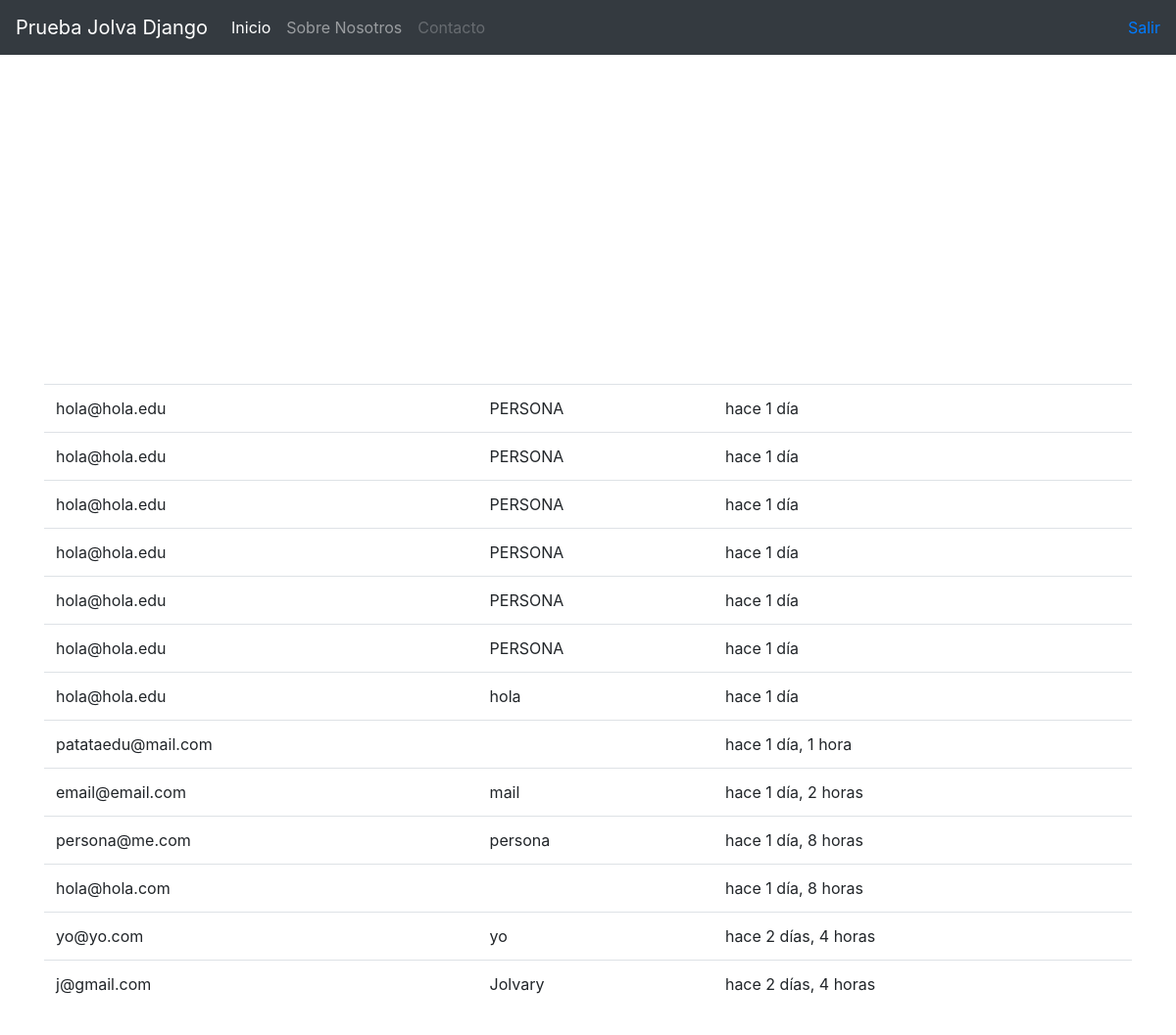
The app's page / (signed in) with its own data.
### boletin/models.py (models this page shows, shortened)
class Registrado(models.Model):
	nombre = models.CharField(max_length=100, blank=True) #Al tener puesto el null como True daba un error y no me permitía dejar el nombre en blanco.
	email = models.EmailField()
	timestamp =  models.DateTimeField(auto_now_add=True, auto_now=False)
	def __str__(self):
		return self.email

### boletin/views.py (the view, shortened to what this page needs)
# urls.py: url(r'^$', views.inicio, name='inicio'),
def inicio(request):
	titulo = "HOLA"
	if request.user.is_authenticated:
		titulo = "Bienvenido %s" %(request.user)
	form = RegModelForm(request.POST or None)
	context = {
		"titulo": titulo,
		"el_form": form,
			}
	if request.user.is_authenticated() and request.user.is_staff:
		i = 1
		for instance in Registrado.objects.all():
			print(i)
			print(instance.nombre)
			i += 1
		queryset = Registrado.objects.all().order_by("-timestamp") #.filter(nombre__iexact="karlita")
		context = {
			"queryset": queryset,
		}
	return render(request, "inicio.html", context)

### templates/inicio.html (shortened to what this page needs)
{% extends "base.html" %}
{% load crispy_forms_tags %}
{% load static %}
{% block jumbotron %}
{% if request.user.is_staff %}
<div class='container'>
<table class='table'>
  {% for instance in queryset %}
  <tr><td>{{ instance }}</td><td>{{ instance.nombre }}</td><td>hace {{ instance.timestamp|timesince }}</td></tr><br/>
  {% endfor %}
</table>
</div>
{% endif %}
{% endblock %}

### templates/base.html (shortened to what this page needs)
<!doctype html>
{% load static %}
<html lang="en">
  <head>
{% include "head_css.html" %}
  </head>
  <body>
{% include "navbar.html" %}
<div class="container-fluid">
{% block jumbotron %}
{% endblock %}
    </div>
  </body>
</html>

### templates/head_css.html (shortened to what this page needs)
{% load static %}
    <link href="{% static 'css/bootstrap.min.css' %}" rel="stylesheet">
    <link rel="stylesheet" href="https://use.fontawesome.com/releases/v5.0.13/css/all.css">
    <link href="{% static 'navbar-top.css' %}" rel="stylesheet">

### templates/navbar.html (shortened to what this page needs)
<nav class="navbar navbar-expand-md navbar-dark bg-dark mb-4">
      <a class="navbar-brand" href="#">Prueba Jolva Django</a>
      <div class="collapse navbar-collapse" id="navbarCollapse">
        <ul class="navbar-nav mr-auto">
          <li class="nav-item active">
            <a class="nav-link" href="/">Inicio <span class="sr-only">(current)</span></a>
          </li>
          <li class="nav-item">
            <a class="nav-link" href="{% url 'about' %}">Sobre Nosotros</a>
          </li>
          <li class="nav-item">
            <a class="nav-link disabled" href="{% url 'contact' %}">Contacto</a>
          </li>
        </ul>
        <ul class="nav">
          {% if request.user.is_authenticated %}
          <li><a class="" href="{% url 'auth_logout' %}">Salir</a></li>
          {% else %}
          <li><a href="{% url 'registration_register' %}">Registrarte</a></li>
          {% endif %}
        </ul>
      </div>
    </nav>

### static_pro/static/css/navbar-top.css (style rules this page uses)
body { min-height: 2000px; }

### records on screen
Registrado: email "hola@hola.edu", nombre "PERSONA", timestamp "1 día"
Registrado: email "hola@hola.edu", nombre "PERSONA", timestamp "1 día"
Registrado: email "hola@hola.edu", nombre "PERSONA", timestamp "1 día"
Registrado: email "hola@hola.edu", nombre "PERSONA", timestamp "1 día"
Registrado: email "hola@hola.edu", nombre "PERSONA", timestamp "1 día"
Registrado: email "hola@hola.edu", nombre "PERSONA", timestamp "1 día"
Registrado: email "hola@hola.edu", nombre "hola", timestamp "1 día"
Registrado: email "patataedu@mail.com", timestamp "1 día, 1 hora"
Registrado: email "email@email.com", nombre "mail", timestamp "1 día, 2 horas"
Registrado: email "persona@me.com", nombre "persona", timestamp "1 día, 8 horas"
Registrado: email "hola@hola.com", timestamp "1 día, 8 horas"
Registrado: email "yo@yo.com", nombre "yo", timestamp "2 días, 4 horas"
Registrado: email "j@gmail.com", nombre "Jolvary", timestamp "2 días, 4 horas"
